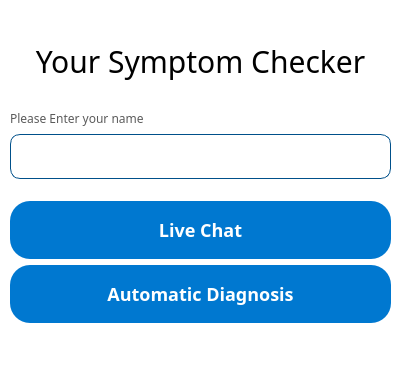
<?xml version="1.0" encoding="UTF-8"?>
<ui version="4.0">
 <class>Form</class>
 <widget class="QWidget" name="Form">
  <property name="geometry">
   <rect>
    <x>0</x>
    <y>0</y>
    <width>400</width>
    <height>380</height>
   </rect>
  </property>
  <property name="minimumSize">
   <size>
    <width>400</width>
    <height>380</height>
   </size>
  </property>
  <property name="maximumSize">
   <size>
    <width>400</width>
    <height>380</height>
   </size>
  </property>
  <property name="font">
   <font>
    <family>Juice ITC</family>
   </font>
  </property>
  <property name="focusPolicy">
   <enum>Qt::ClickFocus</enum>
  </property>
  <property name="windowTitle">
   <string>Form</string>
  </property>
  <property name="styleSheet">
   <string notr="true">QWidget{background-color:white;}
QPushButton{
  background-color: #0078d0;
  border: 0;
  border-radius: 20px;
  color: #fff;
  display: inline-block;
  font-family: system-ui,-apple-system,system-ui,&quot;Segoe UI&quot;,Roboto,Ubuntu,&quot;Helvetica Neue&quot;,sans-serif;
  font-size: 18px;
  font-weight: 600;
  outline: 0;
  padding: 16px 21px;
  position: relative;
  text-align: center;
  text-decoration: none;
  transition: all .3s;
 }

QPushButton:hover{
background-color: rgb(0, 80, 138);
cursor:pointer;}
QLabel#label_8{
color: rgb(0,0,0);
font-size:30px

}
QLabel{color: rgb(91, 91, 91);}
QLineEdit{

border-style: solid;
  border-color: rgb(0, 80, 138);
  border-width: 1px;
border-radius:10px;
  box-shadow: 5px 10px;}</string>
  </property>
  <widget class="QWidget" name="">
   <property name="geometry">
    <rect>
     <x>10</x>
     <y>20</y>
     <width>381</width>
     <height>321</height>
    </rect>
   </property>
   <layout class="QVBoxLayout" name="verticalLayout_3">
    <item>
     <widget class="QLabel" name="label_8">
      <property name="minimumSize">
       <size>
        <width>0</width>
        <height>50</height>
       </size>
      </property>
      <property name="maximumSize">
       <size>
        <width>16777215</width>
        <height>50</height>
       </size>
      </property>
      <property name="font">
       <font>
        <family>Kristen ITC</family>
        <pointsize>-1</pointsize>
       </font>
      </property>
      <property name="text">
       <string>Your Symptom Checker</string>
      </property>
      <property name="alignment">
       <set>Qt::AlignCenter</set>
      </property>
     </widget>
    </item>
    <item>
     <layout class="QVBoxLayout" name="verticalLayout_2">
      <item>
       <widget class="QLabel" name="label">
        <property name="maximumSize">
         <size>
          <width>16777215</width>
          <height>20</height>
         </size>
        </property>
        <property name="text">
         <string>Please Enter your name</string>
        </property>
       </widget>
      </item>
      <item>
       <widget class="QLineEdit" name="lineEdit">
        <property name="minimumSize">
         <size>
          <width>0</width>
          <height>45</height>
         </size>
        </property>
        <property name="maximumSize">
         <size>
          <width>16777215</width>
          <height>45</height>
         </size>
        </property>
        <property name="focusPolicy">
         <enum>Qt::StrongFocus</enum>
        </property>
       </widget>
      </item>
     </layout>
    </item>
    <item>
     <layout class="QVBoxLayout" name="verticalLayout">
      <item>
       <widget class="QPushButton" name="pushButton">
        <property name="text">
         <string>Live Chat</string>
        </property>
       </widget>
      </item>
      <item>
       <widget class="QPushButton" name="pushButton_2">
        <property name="text">
         <string>Automatic Diagnosis</string>
        </property>
       </widget>
      </item>
     </layout>
    </item>
   </layout>
  </widget>
 </widget>
 <resources/>
 <connections/>
</ui>
